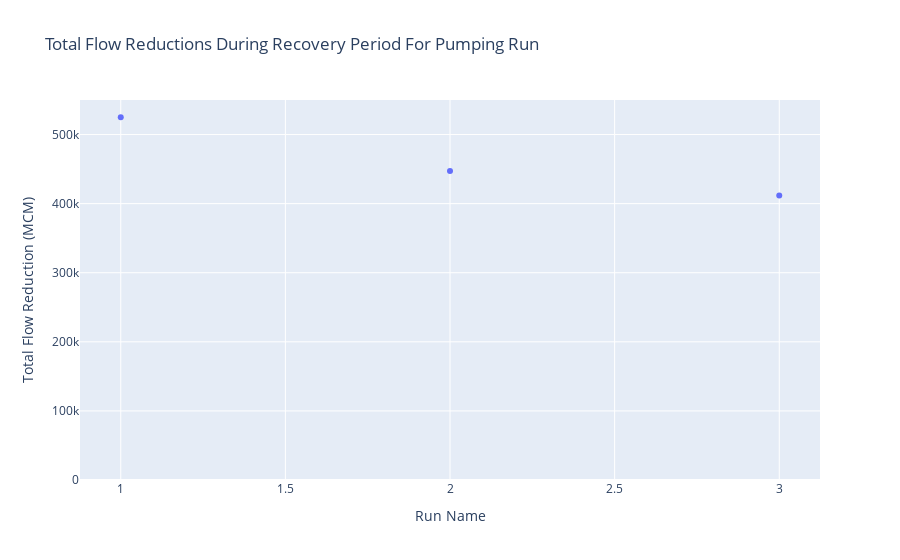

Notebook cell for this chart:
### Code cell
run_names = list(runs.keys())
run_names
total_flow_reductions = []
flow_reduction_by_year = []
years = [1,2,3]
for i in range(3):
    flow_reduction_by_year.append(np.array(baseline["outlet_flow"][i*73:(i+1)*73]).sum() - np.array(runs["pumping"]["outlet_flow"][i*73:(i+1)*73]).sum())
flow_reduction_by_year
px.scatter(x=years, y=flow_reduction_by_year,
       labels={"x": "Run Name", "y": "Total Flow Reduction (MCM)"},
       title="Total Flow Reductions During Recovery Period For Pumping Run",
       range_y=[0, 550000],
       ).show()

### Figure 1 — Plotly figure (JSON) as saved in the notebook; plotly's stock layout.template omitted (floating-point values rounded to 4 significant figures)
{"data": [{"hovertemplate": "Run Name=%{x}<br>Total Flow Reduction (MCM)=%{y}<extra></extra>", "legendgroup": "", "marker": {"color": "#636efa", "symbol": "circle"}, "mode": "markers", "name": "", "orientation": "v", "showlegend": false, "type": "scatter", "x": [1, 2, 3], "xaxis": "x", "y": [525100.0, 447400.0, 411700.0], "yaxis": "y"}], "layout": {"legend": {"tracegroupgap": 0}, "title": {"text": "Total Flow Reductions During Recovery Period For Pumping Run"}, "xaxis": {"anchor": "y", "domain": [0, 1], "title": {"text": "Run Name"}}, "yaxis": {"anchor": "x", "domain": [0, 1], "range": [0, 550000], "title": {"text": "Total Flow Reduction (MCM)"}}}}
